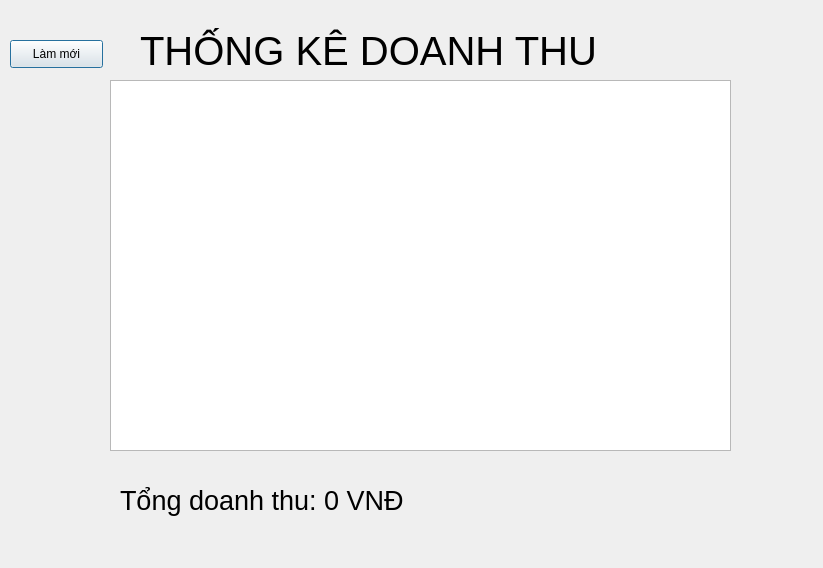
<?xml version="1.0" encoding="UTF-8"?>
<ui version="4.0">
 <class>Dialog</class>
 <widget class="QDialog" name="Dialog">
  <property name="geometry">
   <rect>
    <x>0</x>
    <y>0</y>
    <width>823</width>
    <height>568</height>
   </rect>
  </property>
  <property name="windowTitle">
   <string>Dialog</string>
  </property>
  <widget class="QLabel" name="label">
   <property name="geometry">
    <rect>
     <x>140</x>
     <y>20</y>
     <width>551</width>
     <height>61</height>
    </rect>
   </property>
   <property name="font">
    <font>
     <pointsize>30</pointsize>
    </font>
   </property>
   <property name="text">
    <string>THỐNG KÊ DOANH THU</string>
   </property>
  </widget>
  <widget class="QPushButton" name="btn_lammoi">
   <property name="geometry">
    <rect>
     <x>10</x>
     <y>40</y>
     <width>93</width>
     <height>28</height>
    </rect>
   </property>
   <property name="text">
    <string>Làm mới</string>
   </property>
  </widget>
  <widget class="QTableWidget" name="table_thongke">
   <property name="geometry">
    <rect>
     <x>110</x>
     <y>80</y>
     <width>621</width>
     <height>371</height>
    </rect>
   </property>
  </widget>
  <widget class="QLabel" name="lbl_tongdoanhthu">
   <property name="geometry">
    <rect>
     <x>120</x>
     <y>470</y>
     <width>561</width>
     <height>61</height>
    </rect>
   </property>
   <property name="font">
    <font>
     <pointsize>20</pointsize>
    </font>
   </property>
   <property name="text">
    <string>Tổng doanh thu: 0 VNĐ</string>
   </property>
  </widget>
 </widget>
 <resources/>
 <connections/>
</ui>
